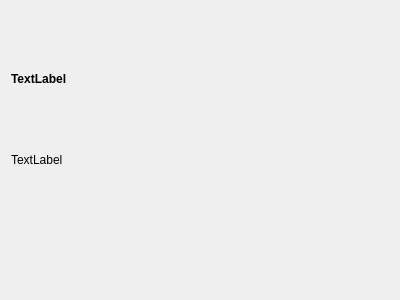
<?xml version="1.0" encoding="UTF-8"?>
<ui version="4.0">
 <class>Form</class>
 <widget class="QWidget" name="Form">
  <property name="geometry">
   <rect>
    <x>0</x>
    <y>0</y>
    <width>400</width>
    <height>300</height>
   </rect>
  </property>
  <property name="sizePolicy">
   <sizepolicy hsizetype="Preferred" vsizetype="Preferred">
    <horstretch>0</horstretch>
    <verstretch>0</verstretch>
   </sizepolicy>
  </property>
  <property name="contextMenuPolicy">
   <enum>Qt::DefaultContextMenu</enum>
  </property>
  <property name="windowTitle">
   <string>Comment</string>
  </property>
  <layout class="QHBoxLayout" name="horizontalLayout_2">
   <property name="sizeConstraint">
    <enum>QLayout::SetDefaultConstraint</enum>
   </property>
   <item>
    <spacer name="horizontalSpacer">
     <property name="orientation">
      <enum>Qt::Horizontal</enum>
     </property>
     <property name="sizeType">
      <enum>QSizePolicy::Fixed</enum>
     </property>
     <property name="sizeHint" stdset="0">
      <size>
       <width>0</width>
       <height>20</height>
      </size>
     </property>
    </spacer>
   </item>
   <item>
    <layout class="QVBoxLayout" name="verticalLayout" stretch="0,0">
     <property name="sizeConstraint">
      <enum>QLayout::SetDefaultConstraint</enum>
     </property>
     <item>
      <layout class="QHBoxLayout" name="horizontalLayout">
       <property name="sizeConstraint">
        <enum>QLayout::SetDefaultConstraint</enum>
       </property>
       <item>
        <widget class="QLabel" name="Author_label">
         <property name="sizePolicy">
          <sizepolicy hsizetype="Preferred" vsizetype="Minimum">
           <horstretch>0</horstretch>
           <verstretch>0</verstretch>
          </sizepolicy>
         </property>
         <property name="font">
          <font>
           <family>Arial</family>
           <weight>75</weight>
           <bold>true</bold>
          </font>
         </property>
         <property name="text">
          <string>TextLabel</string>
         </property>
         <property name="wordWrap">
          <bool>true</bool>
         </property>
        </widget>
       </item>
       <item>
        <widget class="QLabel" name="Time_label">
         <property name="sizePolicy">
          <sizepolicy hsizetype="Expanding" vsizetype="Minimum">
           <horstretch>0</horstretch>
           <verstretch>0</verstretch>
          </sizepolicy>
         </property>
         <property name="minimumSize">
          <size>
           <width>100</width>
           <height>0</height>
          </size>
         </property>
         <property name="palette">
          <palette>
           <active>
            <colorrole role="WindowText">
             <brush brushstyle="SolidPattern">
              <color alpha="255">
               <red>90</red>
               <green>90</green>
               <blue>90</blue>
              </color>
             </brush>
            </colorrole>
           </active>
           <inactive>
            <colorrole role="WindowText">
             <brush brushstyle="SolidPattern">
              <color alpha="255">
               <red>90</red>
               <green>90</green>
               <blue>90</blue>
              </color>
             </brush>
            </colorrole>
           </inactive>
           <disabled>
            <colorrole role="WindowText">
             <brush brushstyle="SolidPattern">
              <color alpha="255">
               <red>120</red>
               <green>120</green>
               <blue>120</blue>
              </color>
             </brush>
            </colorrole>
           </disabled>
          </palette>
         </property>
         <property name="font">
          <font>
           <family>Arial</family>
          </font>
         </property>
         <property name="text">
          <string/>
         </property>
         <property name="scaledContents">
          <bool>true</bool>
         </property>
         <property name="alignment">
          <set>Qt::AlignLeading|Qt::AlignLeft|Qt::AlignVCenter</set>
         </property>
         <property name="wordWrap">
          <bool>true</bool>
         </property>
        </widget>
       </item>
      </layout>
     </item>
     <item>
      <widget class="QLabel" name="Comment_label">
       <property name="sizePolicy">
        <sizepolicy hsizetype="Preferred" vsizetype="Minimum">
         <horstretch>0</horstretch>
         <verstretch>0</verstretch>
        </sizepolicy>
       </property>
       <property name="font">
        <font>
         <family>Arial</family>
        </font>
       </property>
       <property name="text">
        <string>TextLabel</string>
       </property>
       <property name="scaledContents">
        <bool>true</bool>
       </property>
       <property name="alignment">
        <set>Qt::AlignLeading|Qt::AlignLeft|Qt::AlignTop</set>
       </property>
       <property name="wordWrap">
        <bool>true</bool>
       </property>
      </widget>
     </item>
    </layout>
   </item>
  </layout>
 </widget>
 <resources/>
 <connections/>
</ui>
